Frame 1 (no input): blank canvas, image omitted
Frame 60 (no input): blank canvas, image omitted
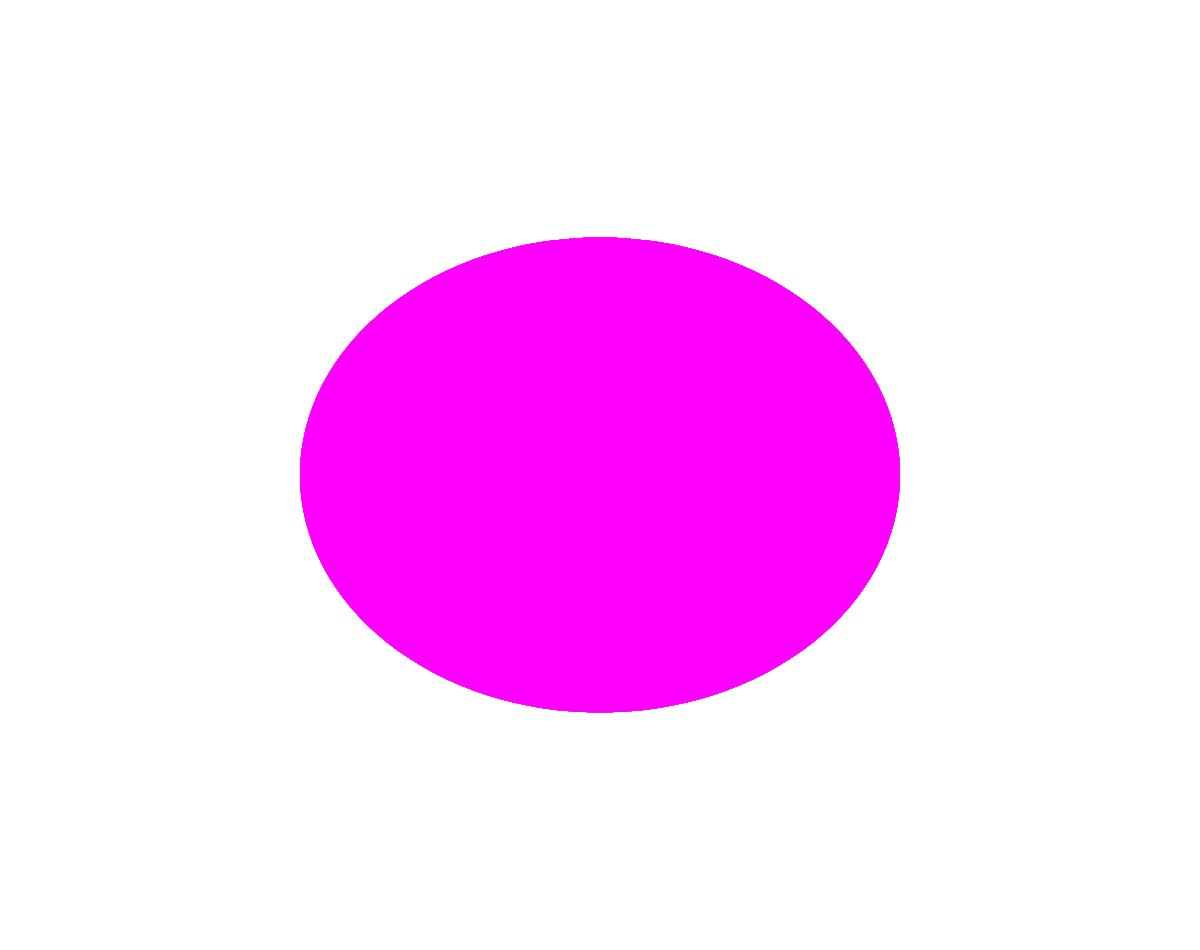
Frame 120 (the mouse pressed at the canvas centre since frame 60)

The p5.js sketch whose frames 1 and 60 were blank and that drew this single picture after the mouse press (run headless with seeded random() and noise() and a simulated clock; from frame 60 on, the mouse is pressed at the canvas centre):

// p5.js sketch
// ── sketch.js
// https://editor.p5js.org/jht9629-gmail/sketches/fiaNTD9Nj
// mouse ellipse

function setup() {
  createCanvas(windowWidth, windowHeight-50);
  createA('../rect','next')
}

function draw() {
  background(220,5);
  noStroke()
  fill(mouseX,0,mouseY)
  ellipse(width/2,height/2,mouseX, mouseY)
}
